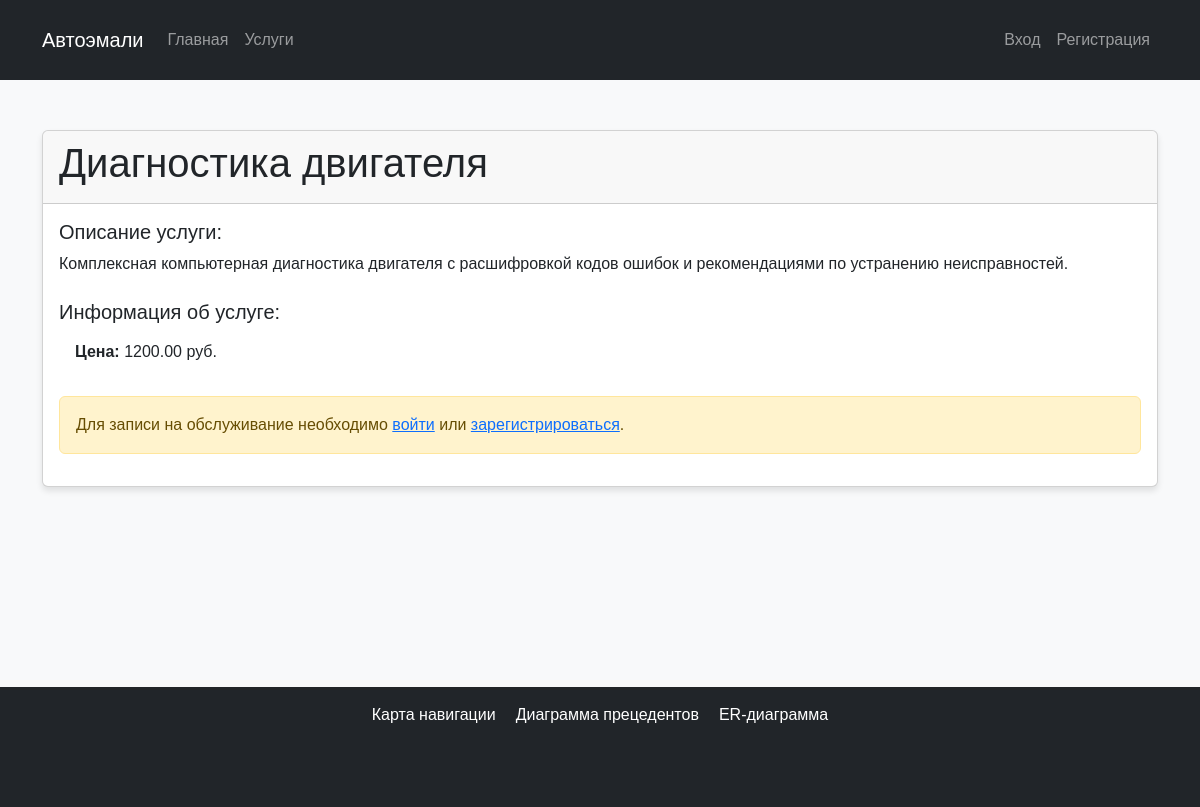
The app's page /services/1/ with its own data.
### service/models.py (models this page shows, shortened)
class Service(models.Model):
    name = models.CharField(max_length=100, verbose_name="Название услуги")
    description = models.TextField(verbose_name="Описание")
    price = models.DecimalField(max_digits=10, decimal_places=2, verbose_name="Цена")
    class Meta:
        verbose_name = "Услуга"
        verbose_name_plural = "Услуги"

### service/views.py (the view)
# urls.py: path('services/<int:pk>/', views.ServiceDetailView.as_view(), name='service_detail'),
class ServiceDetailView(DetailView):
    model = Service
    template_name = 'service_detail.html'
    context_object_name = 'service'

### service/templates/service_detail.html (shortened to what this page needs)
{% extends 'base.html' %}
{% block content %}
<div class="card">
    <div class="card-header">
        <h1>{{ service.name }}</h1>
    </div>
    <div class="card-body">
        <h5 class="card-title">Описание услуги:</h5>
        <p class="card-text">{{ service.description }}</p>
        <div class="row mt-4">
            <div class="col-md-6">
                <h5>Информация об услуге:</h5>
                <ul class="list-group list-group-flush">
                    <li class="list-group-item"><strong>Цена:</strong> {{ service.price }} руб.</li>
                </ul>
            </div>
        </div>
        {% if user.is_authenticated %}
            <div class="mt-4">
                <a href="{% url 'appointment_create' service.pk %}" class="btn btn-success">Записаться на обслуживание</a>
            </div>
        {% else %}
            <div class="alert alert-warning mt-4">
                Для записи на обслуживание необходимо <a href="{% url 'login' %}">войти</a> или <a href="{% url 'signup' %}">зарегистрироваться</a>.
            </div>
        {% endif %}
    </div>
</div>
{% endblock %}

### service/templates/base.html (style rules this page uses)
body { background-color: #f8f9fa; font-family: Arial, sans-serif; }
.card { box-shadow: 0 4px 6px rgba(0, 0, 0, 0.1); transition: all 0.3s ease; }

### records on screen
Service: name "Диагностика двигателя", description "Комплексная компьютерная диагностика двигателя с расшифровкой кодов ошибок и рекомендациями по устранению неисправностей.", price "1200.00"
